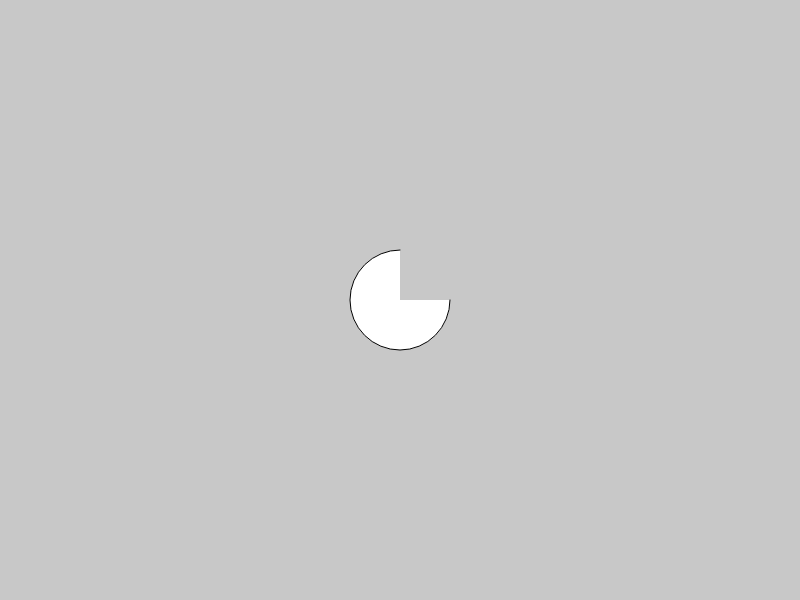
Frame 1 (no input)
Frame 60 (no input): identical to frame 1, image omitted
Frame 120 (the mouse pressed at the canvas centre since frame 60): identical to frame 1, image omitted

The p5.js sketch that drew this single still picture (run headless with seeded random() and noise() and a simulated clock; from frame 60 on, the mouse is pressed at the canvas centre):

// p5.js sketch
// ── sketch.js
function setup() {
  createCanvas(800, 600);
}

function draw() {
  background(200)
  arc(400, 300, 100, 100, 0, PI+HALF_PI)
}

//The first and second parameters set the location, while the third and fourth
//set the width and height. The fifth parameter sets the angle to start the arc
//and the sixth sets the angle to stop. The angles are set in radians, rather
//than degrees. Radians are angle measurements based on the value of pi (3.14159)
